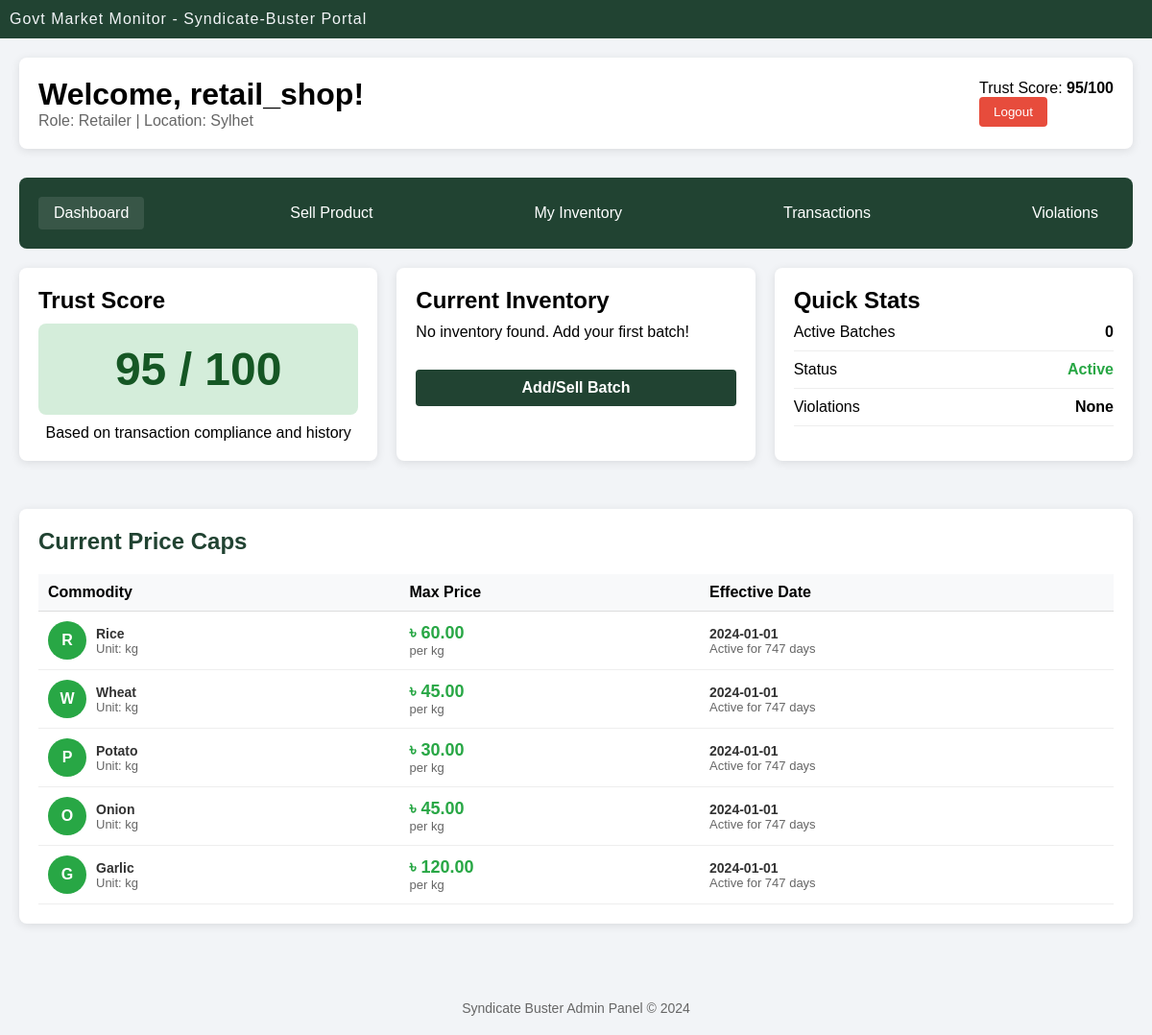
Page /vendorDashboard.php (signed in) on the committed database.
### tables this page shows
CREATE TABLE `users` (
  `user_id` int(11) NOT NULL,
  `username` varchar(100) NOT NULL,
  `email` varchar(100) NOT NULL,
  `phone` varchar(11) DEFAULT NULL CHECK (`phone` regexp '^[0-9]{11}$'),
  `password` varchar(50) NOT NULL,
  `role_id` int(11) DEFAULT NULL,
  `status` varchar(20) DEFAULT 'Active' CHECK (`status` in ('Active','inactive','Suspended','Banned')),
  `location` varchar(50) NOT NULL,
  `trust_score` int(11) DEFAULT 100,
  `created_at` timestamp NOT NULL DEFAULT current_timestamp(),
  `updated_at` timestamp NOT NULL DEFAULT current_timestamp() ON UPDATE current_timestamp()
);

CREATE TABLE `role` (
  `role_id` int(11) NOT NULL,
  `role_name` varchar(20) NOT NULL CHECK (`role_name` in ('Farmer','Middleman','Wholesaler','Retailer','Admin','Inspector'))
);

CREATE TABLE `govt_price_cap` (
  `cap_id` int(11) NOT NULL,
  `commodities_id` int(11) NOT NULL,
  `max_price` int(11) NOT NULL,
  `effective_date` date NOT NULL,
  `expire_date` date NOT NULL DEFAULT '2030-01-01',
  `time_duration` int(11) NOT NULL DEFAULT 0
);

CREATE TABLE `commodities` (
  `commodities_id` int(11) NOT NULL,
  `name` varchar(100) NOT NULL,
  `unit_type` varchar(20) NOT NULL,
  `perishable` tinyint(1) DEFAULT 1
);

### vendorDashboard.php (the view, shortened to what this page needs)
<?php
require_once "config.php";
$user_id = $_SESSION['user_id'];
$username = $_SESSION['username'];
$user_sql = "SELECT u.*, r.role_name FROM users u
             JOIN role r ON u.role_id = r.role_id
             WHERE u.user_id = ?";
$user_stmt = $conn->prepare($user_sql);
$user_stmt->bind_param("i", $user_id);
$user_stmt->execute();
$user = $user_stmt->get_result()->fetch_assoc();
$trust_score = $user['trust_score'];
$blacklist_sql = "SELECT * FROM syndicate_blacklist WHERE seller_id = ?";
$blacklist_stmt = $conn->prepare($blacklist_sql);
$blacklist_stmt->bind_param("i", $user_id);
$blacklist_stmt->execute();
$is_blacklisted = $blacklist_stmt->get_result()->num_rows > 0;
$inventory_sql = "SELECT c.name, SUM(b.quantity) as total_quantity
                  FROM batches b
                  JOIN commodities c ON b.commodities_id = c.commodities_id
                  WHERE b.owner_id = ?
                  GROUP BY c.commodities_id";
$inventory_stmt = $conn->prepare($inventory_sql);
$inventory_stmt->bind_param("i", $user_id);
$inventory_stmt->execute();
$inventory = $inventory_stmt->get_result();
$price_caps = $conn->query("
                    SELECT c.name,c.unit_type, gpc.max_price, gpc.effective_date
                    FROM govt_price_cap gpc
                    JOIN commodities c ON gpc.commodities_id = c.commodities_id
                    ORDER BY gpc.effective_date DESC
                ");
?>
<!DOCTYPE html>
<html lang="en">
<head>
<link rel="stylesheet" href="style.css?v=<?php echo time(); ?>">
<link rel="stylesheet" href="dashboard.css?v=<?php echo time(); ?>">
</head>
<body>
    <div class="container">
        <div class="top">Govt Market Monitor - Syndicate-Buster Portal</div>
        <div class="dashboard">
            <div class="header">
                <div>
                    <h1>Welcome, <?php echo htmlspecialchars($username); ?>!</h1>
                    <p style="color: #666;">Role: <?php echo $user['role_name']; ?> | Location: <?php echo $user['location']; ?></p>
                </div>
                <div>
                    <p>Trust Score: <strong><?php echo $trust_score; ?>/100</strong></p>
                    <button class="logout-btn">Logout</button>
                </div>
            </div>
                <div class="nav-menu">
                <a href="vendorDashboard.php" style="background: rgba(255,255,255,0.1);">Dashboard</a>
                <a href="sell_product.php">Sell Product</a>
                <a href="userInventory.php">My Inventory</a>
                <a href="userTransaction.php">Transactions</a>
                <a href="userBlocklist.php">Violations</a>
            </div>
            <div class="grid">
                <div class="card">
                    <h2>Trust Score</h2>
                    <?php
                    $trust_class = 'trust-green';
                    ?>
                    <div class="trust-score <?php echo $trust_class; ?>">
                        <?php echo $trust_score; ?> / 100
                    </div>
                    <p style="text-align: center; margin-top: 10px;">
                        Based on transaction compliance and history
                    </p>
                </div>
                <div class="card">
                    <h2 style="margin-bottom: 10px;">Current Inventory</h2>
                    <?php if($inventory->num_rows > 0): ?>
                        <?php while($item = $inventory->fetch_assoc()): ?>
                            <div class="inventory-item">
                                <span><?php echo $item['name']; ?></span>
                                <span><strong><?php echo $item['total_quantity']; ?> kg</strong></span>
                            </div>
                        <?php endwhile; ?>
                    <?php else: ?>
                        <p>No inventory found. Add your first batch!</p>
                    <?php endif; ?>
                    <a href="userInventory.php"  class="addSellBatchBtn">Add/Sell Batch</a>
                </div>
                <div class="card">
                    <h2>Quick Stats</h2>
                    <div class="inventory-item">
                        <span>Active Batches</span>
                        <span><strong><?php echo $inventory->num_rows; ?></strong></span>
                    </div>
                    <div class="inventory-item">
                        <span>Status</span>
                        <span style="color: <?php echo $user['status'] == 'Active' ? '#28a745' : '#dc3545'; ?>">
                            <strong><?php echo $user['status']; ?></strong>
                        </span>
                    </div>
                    <div class="inventory-item">
                        <span>Violations</span>
                        <span><strong><?php echo $is_blacklisted ? 'Yes' : 'None'; ?></strong></span>
                    </div>
                </div>
            </div>
             <div class="card">
                <h2 style="color: #214332; margin-bottom: 20px;">Current Price Caps</h2>
                <?php if($price_caps->num_rows > 0): ?>
                    <table class="data-table" style="width: 100%; border-collapse: collapse;">
                        <thead>
                            <tr>
                                <th>Commodity</th>
                                <th>Max Price</th>
                                <th>Effective Date</th>
                            </tr>
                        </thead>
                        <tbody>
                            <?php
                            $price_caps->data_seek(0);
                            while($cap = $price_caps->fetch_assoc()):
                            ?>
                            <tr>
                                <td>
                                    <div class="user-info">
                                        <div class="user-avatar" style="background-color: #28a745;">
                                            <?php echo strtoupper(substr($cap['name'], 0, 1)); ?>
                                        </div>
                                        <div class="user-details">
                                            <div class="tableBoldText"><?php echo htmlspecialchars($cap['name']); ?></div>
                                            <div class="tablesmallText">Unit: <?php echo $cap['unit_type']; ?></div>
                                        </div>
                                    </div>
                                </td>
                                <td>
                                    <div class="tableBoldText" style="color: #28a745; font-size: 18px;">
                                        ৳ <?php echo number_format($cap['max_price'], 2); ?>
                                    </div>
                                    <div class="tablesmallText">per <?php echo $cap['unit_type']; ?></div>
                                </td>
                                <td>
                                    <div class="tableBoldText"><?php echo $cap['effective_date']; ?></div>
                                    <div class="tablesmallText">
                                        <?php
                                        $today = new DateTime();
                                        $effective = new DateTime($cap['effective_date']);
                                        $interval = $today->diff($effective);
                                        if ($effective <= $today) {
                                            echo "Active for " . $interval->days . " days";
                                        } else {
                                            echo "Starts in " . $interval->days . " days";
                                        }
                                        ?>
                                    </div>
                                </td>
                            </tr>
                            <?php endwhile; ?>
                        </tbody>
                    </table>
                <?php endif; ?>
            </div>
        </div>
        <div class="footer">
                <p>Syndicate Buster Admin Panel © 2024</p>
        </div>
    </div>
</body>
</html>

### style.css (style rules this page uses)
* { font-family: Arial, Helvetica, sans-serif; margin: 0; box-sizing: border-box; }
.container { background-color: #f2f4f7; }
.top { width: 100%; height: 40px; display: flex; flex-direction: row; justify-content: flex-start; align-items: center; color: #f2f4f7; letter-spacing: 1px; background-color: #214332; padding-left: 10px; }
.footer { text-align: center; padding: 20px; color: #666; font-size: 14px; margin-top: 20px; }
.logout-btn { background-color: #e74c3c; color: white; border: none; padding: 8px 15px; border-radius: 4px; cursor: pointer; }

### dashboard.css (style rules this page uses)
.dashboard { padding: 20px; max-width: 1200px; margin: 0 auto; }
.card { background: white; border-radius: 8px; padding: 20px; margin-bottom: 20px; box-shadow: 0 2px 10px rgba(0, 0, 0, 0.1); }
.header { display: flex; justify-content: space-between; align-items: center; margin-bottom: 30px; padding: 20px; background: white; border-radius: 8px; gap: 5px; box-shadow: 0 2px 10px rgba(0, 0, 0, 0.1); }
.addSellBatchBtn { margin-top: 30px; width: 100%; display: inline-block; padding: 10px 20px; background-color: #214332; color: white; text-decoration: none; border-radius: 4px; font-weight: bold; font-size: 16px; text-align: center; cursor: pointer; border: none; }
.nav-menu { display: flex; flex-direction: row; justify-content: space-between; align-items: center; background: #214332; padding: 20px; border-radius: 8px; margin-bottom: 20px; }
.nav-menu a { color: white; text-decoration: none; padding: 8px 16px; border-radius: 4px; }
.grid { display: grid; grid-template-columns: repeat(auto-fit, minmax(300px, 1fr)); gap: 20px; margin-bottom: 30px; }
.inventory-item { display: flex; justify-content: space-between; padding: 10px 0; border-bottom: 1px solid #eee; }
table { width: 100%; border-collapse: collapse; }
th { background-color: #f8f9fa; text-align: left; padding: 10px; font-weight: bold; border-bottom: 1px solid #ddd; }
td { padding: 10px; border-bottom: 1px solid #eee; }
.tableBoldText { font-weight: bold; color: #333; font-size: 14px; }
.tablesmallText { color: #666; font-size: 13px; }
.user-info { display: flex; align-items: center; gap: 10px; }
.user-avatar { width: 40px; height: 40px; border-radius: 50%; background-color: #214332; color: white; display: flex; align-items: center; justify-content: center; font-weight: bold; font-size: 16px; }
.trust-score { font-size: 48px; font-weight: bold; text-align: center; padding: 20px; border-radius: 8px; margin: 10px 0; }
.trust-green { background: #d4edda; color: #155724; }

### rows in the picture
users: role.role_name "Retailer", location "Sylhet", trust_score "95", status "Active"
govt_price_cap: commodities.name "R", commodities.name "Rice", commodities.unit_type "kg", max_price "60.00", effective_date "2024-01-01", effective_date "747"
govt_price_cap: commodities.name "W", commodities.name "Wheat", commodities.unit_type "kg", max_price "45.00", effective_date "2024-01-01", effective_date "747"
govt_price_cap: commodities.name "P", commodities.name "Potato", commodities.unit_type "kg", max_price "30.00", effective_date "2024-01-01", effective_date "747"
govt_price_cap: commodities.name "O", commodities.name "Onion", commodities.unit_type "kg", max_price "45.00", effective_date "2024-01-01", effective_date "747"
govt_price_cap: commodities.name "G", commodities.name "Garlic", commodities.unit_type "kg", max_price "120.00", effective_date "2024-01-01", effective_date "747"

### other values in the picture
$username "retail_shop"
$inventory->num_rows "0"
